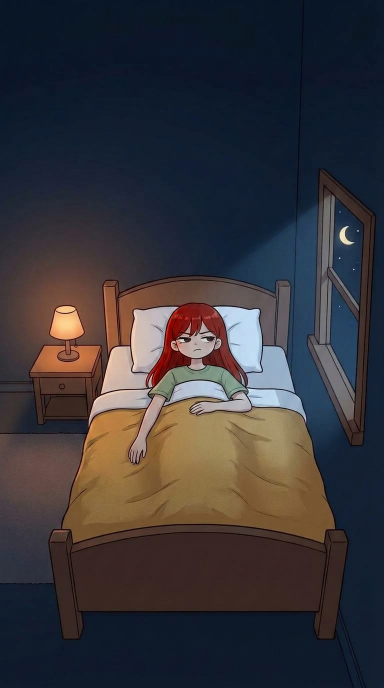
#> input picture characters/girl/scenes/bed_annoyed.png, 768 x 1376 px (shown at 1/2 size)
$ python -i night_meow.py   (imports and definitions only)
#> lines starting #> are read from the running program, lines starting #| are printed output that depends on the picture
"""Night meow: the cat meows at the sleeping girl from every corner of the room; she sits up
and yells "WHAT do you want?!", the cat stares back, deadpan; she lies down again, the cat
walks off... and meows again from the dark.

Premise adapted from a genre reference (research/reference-equmiart-channel.md, the
"night with the cat" family); our characters, our room tour, our ending.
Art: the girl's bedroom images (characters/girl/scenes/) with the cat's cut-out poses
(characters/cat/poses/) composited on top.

Usage:
  python scenes/night_meow.py stills            -> output/night_meow_stills.png (+ frames)
  python scenes/night_meow.py video [out.mp4]   -> silent 1080x1920 30 fps render
"""
import math
import os
import subprocess
import sys

import cairo
import numpy as np
from PIL import Image
from scipy import ndimage

ROOT = os.path.dirname(os.path.dirname(os.path.abspath(__file__)))
GIRL = os.path.join(ROOT, 'characters', 'girl', 'scenes')
POSES = os.path.join(ROOT, 'characters', 'cat', 'poses')

W, H = 1080, 1920
FPS = 30
DUR = 18.2
BG_SCALE = W / 768                       # the girl's images are 768x1376
BG_DY = -7                               # centre their 1935 px height in the 1920 frame
INK = (0.08, 0.04, 0.03)
CAT_TINT = (0.84, 0.86, 0.96)            # the cut-outs are lit for grey paper: sink them into the night
RIM = (0.55, 0.63, 0.88)                 # moonlight rim around the silhouette: a black cat vanishes on a navy wall
RIM_PAD = 24                             # source px around a pose for its rim
BG_H = round(1376 * BG_SCALE)

# shots: (start, name)
SHOTS = [(0.0, 'foot'), (3.2, 'headboard'), (5.6, 'window'), (8.0, 'shout'), (10.8, 'stare'),
         (12.6, 'leave'), (15.2, 'quiet'), (16.4, 'again')]
CLOCK = {'foot': '3:00 AM', 'headboard': '3:12 AM', 'window': '3:26 AM', 'shout': '3:41 AM',
         'stare': '3:41 AM', 'leave': '3:42 AM', 'quiet': '3:42 AM', 'again': '3:43 AM'}
# meows: (start, end) in clip seconds; the cat's mouth is open inside them
MEOWS = [(0.15, 0.95), (1.45, 2.25), (2.6, 3.2), (3.35, 4.15), (4.6, 5.5), (5.75, 6.55),
         (7.0, 7.95), (15.9, 16.9)]
SHOUT = (8.15, 10.6)                     # her speech bubble


# [12 lines left out: functions shot_at, shot_end, not called in this run]


def ease(x):
    x = max(0.0, min(1.0, x))
    return x * x * (3 - 2 * x)


# [21 lines left out: functions meow_at, _surface, not called in this run]


_cache = {}


# [22 lines left out: functions bg, pose, not called in this run]


# ------------------------------------------------------------------ drawing helpers

class Cam:
    def __init__(self, zoom=1.0, cx=W / 2, cy=H / 2, dx=0.0, dy=0.0):
        self.zoom, self.cx, self.cy, self.dx, self.dy = zoom, cx, cy, dx, dy

    # [149 lines left out: functions apply, draw_bg, draw_cat, outlined_text, pop, meow_text and 2 more, not called in this run]


# ------------------------------------------------------------------ the shots

def frame(t):
    surf = cairo.ImageSurface(cairo.FORMAT_ARGB32, W, H)
    ctx = cairo.Context(surf)
    ctx.set_source_rgb(0.05, 0.07, 0.13)
    ctx.paint()
    start, name = shot_at(t)
    u = (t - start) / (shot_end(name) - start)          # 0..1 through the shot
    m = meow_at(t)
    meowing = m is not None
    kick = math.exp(-m[1] * 9) if m else 0.0            # squash right as a meow starts

    ctx.save()
    if name == 'foot':
        Cam(1.0 + 0.05 * u, 540, 1150).apply(ctx)
        draw_bg(ctx, 'bed_sleep')
        draw_cat(ctx, 'sit_meow' if meowing else 'sit_look_up', 560, 1460, 400,
                 sx=1 + 0.03 * kick, sy=1 - 0.04 * kick + 0.05 * kick * (1 - kick))
        meow_text(ctx, t, 800, 1050, 70)
    elif name == 'headboard':
        Cam(1.0 + 0.05 * u, 560, 1000).apply(ctx)
        draw_bg(ctx, 'bed_awake')
        bob = 10 * kick
        draw_cat(ctx, 'lean_meow', 665, 808 + bob, 420, shadow=False)
        meow_text(ctx, t, 330, 560, 68, rot=0.1)
    elif name == 'window':
        Cam(1.0 + 0.05 * u, 640, 1050).apply(ctx)
        draw_bg(ctx, 'bed_annoyed')
        draw_cat(ctx, 'look_back_meow', 925, 1195, 360, flip=True,
                 sx=1 + 0.02 * kick, sy=1 + 0.03 * kick)
        meow_text(ctx, t, 760, 780, 64, rot=-0.1)
    elif name == 'shout':
        shake = 6 * math.sin(t * 53) * (1 - ease((t - SHOUT[0]) / 0.6)) if t >= SHOUT[0] else 0
        Cam(1.0 + 0.04 * u, 540, 1100, dx=shake).apply(ctx)
        draw_bg(ctx, 'sit_shout')
        draw_cat(ctx, 'sit_look_up', 545, 1500, 420)
    elif name == 'stare':
        # the punchline beat: the cat's face, deadpan, slow push-in, silence
        Cam(1.9, 540, 1250).apply(ctx)
        draw_bg(ctx, 'sit_shout')
        ctx.restore()
        ctx.save()
        ctx.set_source_rgba(0.03, 0.04, 0.09, 0.55)        # push the room back
        ctx.paint()
        z = 1.0 + 0.06 * ease(u)
        ctx.translate(W / 2, H)
        ctx.scale(z, z)
        draw_cat(ctx, 'face_deadpan', 0, 40, 1330, shadow=False)
    elif name == 'leave':
        Cam(1.0, 540, 960).apply(ctx)
        draw_bg(ctx, 'bed_sleep')
        x = 760 - 1050 * ease(u * 1.15)
        step = abs(math.sin(t * 7.5))
        draw_cat(ctx, 'walk_side', x, 1915 - 10 * step, 430, rot=0.02 * math.sin(t * 7.5))
    elif name == 'quiet':
        Cam(1.0 + 0.03 * u, 540, 960, dx=(8 * math.sin(t * 61) if meowing else 0)).apply(ctx)
        draw_bg(ctx, 'bed_sleep')
        meow_text(ctx, t, 470, 1580, 120, rot=-0.15)
    elif name == 'again':
        z = 1.0 + 0.45 * ease(u * 1.6)
        Cam(z, 530, 950 + 30 * ease(u * 1.6)).apply(ctx)
        draw_bg(ctx, 'bed_awake')
    ctx.restore()

    if name == 'shout':
        speech_bubble(ctx, t)
    if name != 'stare':
        clock(ctx, CLOCK[name])
    return surf


# ------------------------------------------------------------------ outputs

STILL_TIMES = [0.5, 2.4, 3.7, 6.0, 9.2, 11.6, 13.8, 16.2, 17.6]


# [28 lines left out: function stills, not called in this run]


def _frame_bytes(i):
    s = frame(i / FPS)
    s.flush()
    return bytes(s.get_data())


# [17 lines left out: function video, not called in this run]


# [6 lines not run here, left out]

>>> import cv2
>>> picture = cv2.imread('../characters/girl/scenes/bed_annoyed.png', cv2.IMREAD_GRAYSCALE)
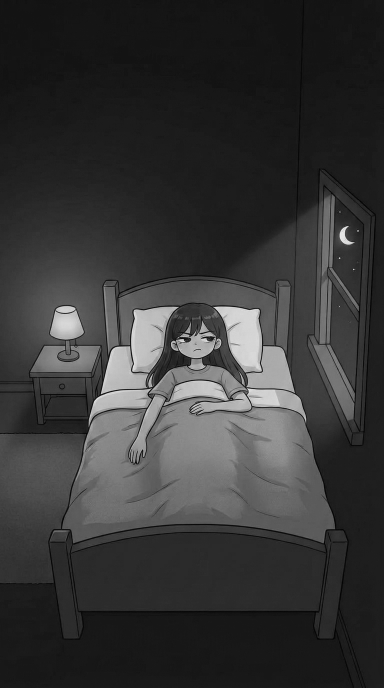
#> picture: shape (1376, 768) (shown at 1/2 size); min 0, max 246, mean 54.3
#> (the run stopped early here; a loop or call above may not have finished)
